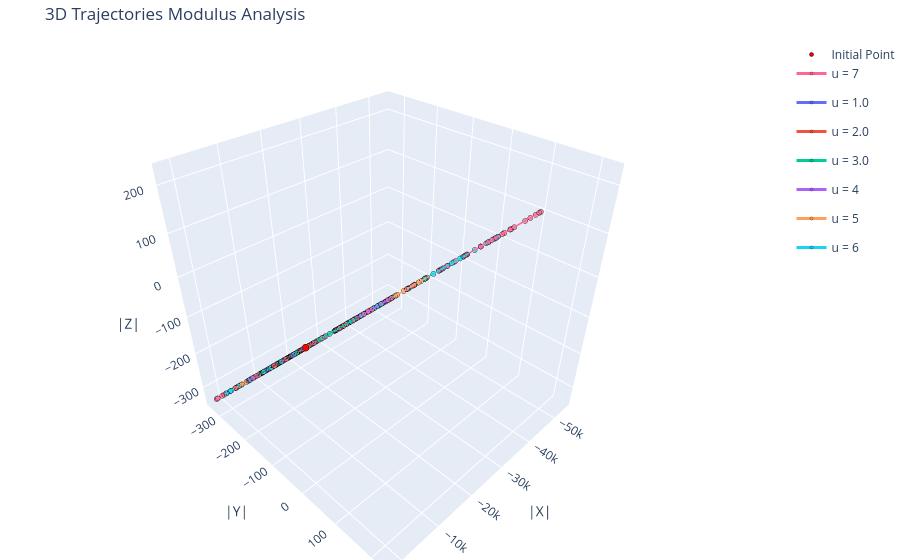

The cell this chart's notebook holds for it:
### Code cell
fig = go.Figure()

np.random.seed(0xDEADBEEF)
tensor_list = [10 * np.ones( (2,)*i) for i in range(trunc+1)]

fig.add_trace(go.Scatter3d(
    x=[tensor_list[0]], y=[tensor_list[1][0]], z=[tensor_list[1][1]],
    mode='markers',
    line=dict(color='#ff0000', width=3),
    name=f"Initial Point",
    marker=dict(
        size=4, symbol='circle', opacity=1.0,
        line=dict(color='black', width=0.5)
    ),
    legendgroup=f"group_{u}", showlegend=True
))

for u in u_values:
    color = color_map[u]

    points = np.real( solve(u, 50, tensor_list) )
    x_vals = points[:, 0]
    y_vals = points[:, 1]
    z_vals = points[:, 2]
    
    fig.add_trace(go.Scatter3d(
        x=x_vals, y=y_vals, z=z_vals,
        mode='lines+markers',
        line=dict(color=color, width=3),
        name=f"u = {u}",
        marker=dict(
            size=3, symbol='circle', opacity=0.7,
            line=dict(color='black', width=0.5)
        ),
        legendgroup=f"group_{u}", showlegend=True
    ))

fig.update_layout(
    title='3D Trajectories Modulus Analysis',
    scene=dict( xaxis_title='|X|', yaxis_title='|Y|', zaxis_title='|Z|', aspectmode='cube' ),
    margin=dict(l=0, r=0, b=0, t=40)
)

fig.show()
